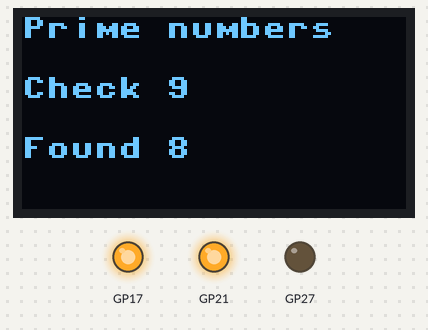
Recording of a program running on a simulated Raspberry Pi Pico running MicroPython. Parts: 128×64 one-colour display, output pins drawn as LEDs (lit = HIGH). Library files of the repository ran but are not shown: ssd1306.py.

Above: at 0.54 s.
At 2.12 s:
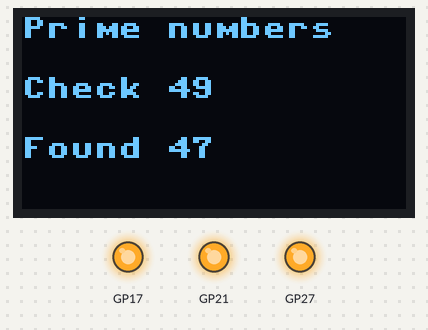
At 11.69 s:
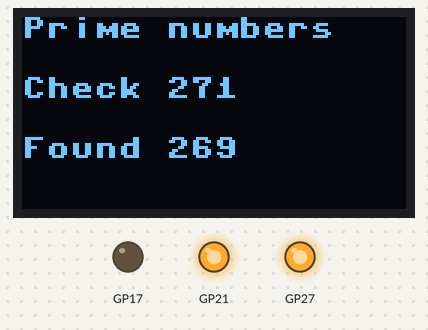
At 19.03 s:
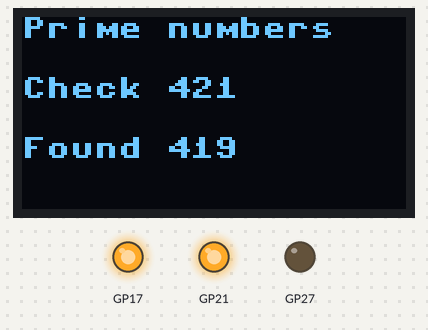
At 27.82 s:
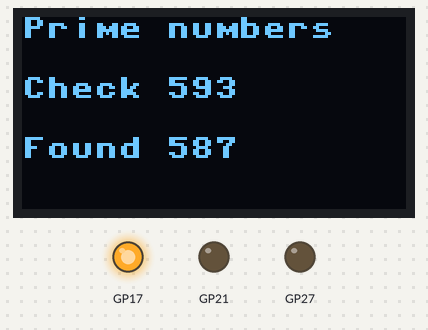
At 39.66 s:
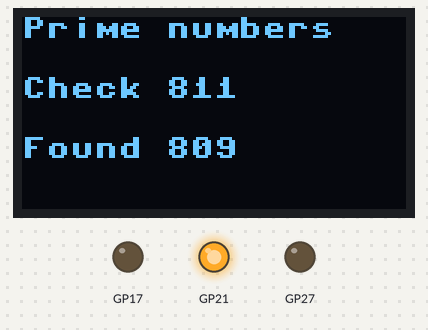
Timing chart, 0 to 40.0 s (numbered marks = the images above):
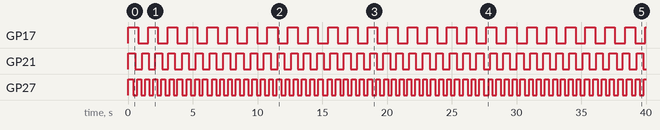

Measured:
- by itself, GP17: alternates HIGH for 0.76 s and LOW for 0.75 s
- by itself, GP21: alternates HIGH for 0.51 s and LOW for 0.50 s
- by itself, GP27: alternates HIGH for 0.30 s and LOW for 0.30 s

The program:

pico_asyncio.py
```python
'''
    demo code for Raspberry Pi Pico Breakout Board
    (c)2021 Effevee
    more details on https://github.com/effevee/RPi_Pico_Breakout_Board

'''

# modules
from machine import Pin, I2C
import ssd1306
import math
import uasyncio as asyncio

# constants
GREEN = 17
YELLOW = 21
RED = 27
SCL_GPIO = 7
SDA_GPIO = 6
OLED_WIDTH = 128
OLED_HEIGHT = 64
OLED_ADDR = 0x3C


# coroutine for flashing LED
async def flash_led(pin, interval):

    # initialise led
    led = Pin(pin, Pin.OUT, value=0)

    # blink loop
    while True:
        led.toggle()
        await asyncio.sleep_ms(interval)


# coroutine for calculating prime numbers and displaying them on an OLED display
async def show_prime(maximum):

    # initialise oled
    i2c = I2C(1, sda=Pin(SDA_GPIO), scl=Pin(SCL_GPIO), freq=400000)
    oled = ssd1306.SSD1306_I2C(OLED_WIDTH, OLED_HEIGHT, i2c, addr = OLED_ADDR)

    # show title on OLED
    oled.fill(0)
    oled.text('Prime numbers', 0, 0)

    # primes loop
    for number in range(2,maximum):

        # clear check section of OLED
        oled.fill_rect(0, 20, 128, 10, 0)

        # show number being checked
        oled.text('Check %s'%(str(number)), 0, 20)
        oled.show()

        # check number is prime ?
        is_prime = True
        for divisor in range(2, math.floor(math.sqrt(number))):

            # if number can be divided by divisor, break out of the loop
            if (number % divisor) == 0:
                is_prime = False
                break

            # wait for other tasks
            await asyncio.sleep_ms(5)

        # show prime on oled
        if is_prime :

            # clear found section of OLED
            oled.fill_rect(0, 40, 128, 10, 0)

            # show found prime
            oled.text('Found %s'%(str(number)), 0, 40)
            oled.show()


# main program
try:

    # initialise event loop scheduler
    loop = asyncio.get_event_loop()

    # add tasks to event loop queue
    loop.create_task(flash_led(RED, 300))
    loop.create_task(flash_led(YELLOW, 500))
    loop.create_task(flash_led(GREEN, 750))
    loop.create_task(show_prime(100000))

    # run tasks
    loop.run_forever()

except Exception as e:
    print('Problem with asyncio - %s'%e)

finally:

    # close event loop scheduler
    loop.close()
```
